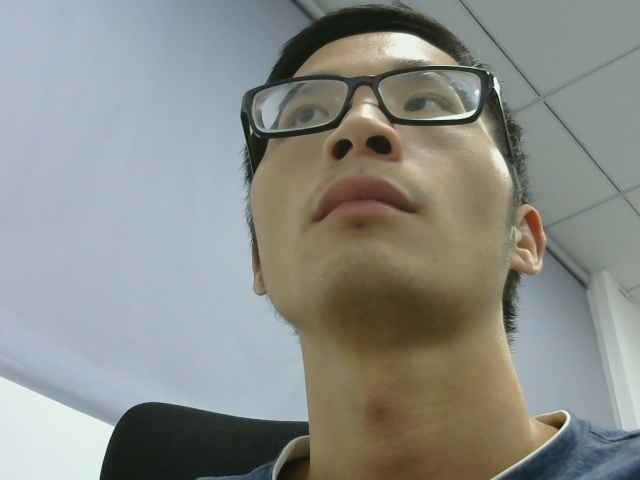
#> input picture img6x6_finetune_laptop_add/15664739878689138_blockid_0.jpg, 640 x 480 px
$ python -i Hit_itraker.py   (imports and definitions only)   (older library calls are emulated)
#> lines starting #> are read from the running program, lines starting #| are printed output that depends on the picture
### interface.py
#!/usr/bin/env python
# -*- coding: utf-8 -*-
# @Time    : 19-8-22 下午1:52
# @Author  : tangming
'''
说明：
    class Cal_Interface 希望有的功能：
        将屏幕分割成小方格，随机将一定数量的小方格标记出来
        当用户在注视这些小方格的时候用摄像头捕获用户图像，保存下来
        作为标定图片

    2017年10月16日：
        完成：
            1.每隔 1s 标识出一个矩形框

            2.在摄像头中捕获用户的图像，并且保存

'''
import cv2
import numpy as np
import time
import os
from Config import Config

class Cal_Interface(object):
    def __init__(self, sre_resolution=(1080, 1920, 3), cal_time=None, wait_sec=1000,
                 time_gap=200, frame_num=3, save_filename='calimg_file',
                 line_num=10, line_width=1, line_color=(255, 255, 255), blockcolor=(250, 180, 222), blockwideth=5,
                 frontalface_cascade=
                 './haarcascade_frontalface_default.xml',
                 eye_cascade='./haarcascade_eye.xml',
                 CAM_NUM=0):
        '''

        初始化函数
        :param sre_resolution: 屏幕分辨率，默认为 （1080,1920,3）
        :param cal_time: 校正点的数量
        :param wait_sec: 当点显示后延时多久开始捕捉图像
        :param time_gap:每一帧图片之间的时间间隔
        :param frame_num:每个点捕捉的图像帧数
        :param line_num:  图像画的横、竖线个数
        :param line_width:  线宽
        :param line_color:  线的颜色
        :param blockcolor:  矩形框的颜色
        :param blockwideth:  矩形框的宽度
        :param frontalface_cascade:  用于脸部识别的文件地址
        :param eye_cascade:  用于眼部识别的文件地址
        :param CAM_NUM:  默认摄像头为 0
        '''
        # 默认分辨率为 （1080,1920）
        self.img_res=sre_resolution
        # 默认摄像头为 0
        self.CAM_NUM=CAM_NUM
        # 保存文件夹位置
        if not os.path.exists(save_filename):
            os.mkdir(save_filename)
            print('Create image file:{}'.format(save_filename))
        self.save_filename=save_filename
        # 校正点的个数
        if cal_time is None:
            self.caltime=line_num*line_num
        else:
            self.caltime=cal_time
        # 延时多久开始捕捉图像
        self.wait_sec=wait_sec
        # 每一帧图片之间的时间间隔
        self.time_gap=time_gap
        # 每个点捕捉的图像帧数
        self.framenum=frame_num-1
        # 保存画线的参数
        self.line_num=line_num  #线的数量
        self.line_width=line_width  #线宽
        self.line_color=line_color  #线颜色
        # 保存方框格参数
        self.blockwideth=blockwideth  #线宽
        self.blockcolor=blockcolor  #线颜色


        # OpenCV脸部识别文件
        self.face_cascade=cv2.CascadeClassifier('haarcascade_frontalface_default.xml')# frontalface_cascade
        self.eye_cascade=cv2.CascadeClassifier('haarcascade_eye.xml')#eye_cascade


    # [327 lines left out: functions display_grid, drawline, drawblock, cal, GetUserImage, cameracheck and 7 more, not called in this run]
# [10 lines that do not run on import are left out]

### Hit_itraker.py
#!/usr/bin/env python
# -*- coding: utf-8 -*-
# @Time    : 19-8-22 下午1:52
# @Author  : tangming
'''
2018年5月8日09:42:50
说明：加载训练好的模型，进行前向的推断,主要特点
    1.可以对新环境进行重新的标定，也就是在新环境下得到小批量训练图片，fine-tune预训练模型
    2.
'''

import pickle
import tensorflow as tf
import numpy as np
import matplotlib.pyplot as plt
import cv2
from cumt_variant_fc import densenet
import interface
import os
import time
import warnings
from SignalCorps import signalcorps,signalcorps_localtest
from Config import Config
# [1 line not run here, left out]

class Hit_traker():
    '''
    Dense166类，主要功能为建立模型，加载模型，微调模型
    EXAMPLE：
        model_dense166=Hi t_traker()
        model_dense166.buildAll()
        model_dense166.finetuneNetwork(data,label)
    '''
    # [122 lines left out: functions __init__, _adddPlaceholder, _buildNetwork, _addTrainer, get_l2loss, initmodel and 1 more, not called in this run]

class Hit_helper():
    '''
    获取标定图片，预处理，并且截取出眼部图像
    '''
    def __init__(self):
        self.interface_block=int(Config.OUTPUTCLASS**0.5)
        self.data_helper=interface.Cal_Interface(line_num=self.interface_block,
                                            save_filename=Config.imagefile,
                                            wait_sec=1000,frame_num=20,time_gap=300,
                                            CAM_NUM=Config.CAM_NUM,
                                            sre_resolution=(Config.SRC_H,Config.SRC_W,3),
                                            frontalface_cascade=Config.frontalface_cascade,
                                            eye_cascade=Config.eye_cascade)
        self.face_cascade=cv2.CascadeClassifier('./haarcascade_frontalface_default.xml')# frontalface_cascade
        self.eye_cascade=cv2.CascadeClassifier('./haarcascade_eye.xml')#eye_cascade
    # [12 lines left out: functions star_cal, process_data, not called in this run]
    def geteyeimg(self,img):
        gray = cv2.cvtColor(img, cv2.COLOR_BGR2GRAY)
        faces = self.face_cascade.detectMultiScale(gray, 1.3,5)
        if len(faces) !=1:

            return None
        for (x,y,w,h) in faces:
            cv2.rectangle(img,(x,y),(x+w,y+h),(255,0,0),2)
            roi_gray = gray[y:y+h, x:x+w]
            roi_color = img[y:y+h, x:x+w]
            #检测视频中脸部的眼睛，并用vector保存眼睛的坐标、大小（用矩形表示）
            eyes = self.eye_cascade.detectMultiScale(roi_gray,scaleFactor=1.2, minNeighbors=7, minSize=(29, 29),
                                                     flags=cv2.CASCADE_SCALE_IMAGE)
            #眼睛检测 ,对于识别比较差的情况舍弃
            if len(eyes)!=2:
                return None
            if eyes[0][0]>eyes[1][0]:
                ex=eyes[1][0]
                W=eyes[0][0]-eyes[1][0]+eyes[0][2]
            else:
                ex=eyes[0][0]
                W=eyes[1][0]-eyes[0][0]+eyes[1][2]

            if eyes[0][1]>eyes[1][1]:
                ey=eyes[1][1]
                H=eyes[0][1]-eyes[1][1]+eyes[0][3]
            else:
                ey=eyes[0][1]
                H=eyes[1][1]-eyes[0][1]+eyes[1][3]

        return roi_color[ey+10:ey+H-2,ex-10:ex+W+10] if roi_color is not None else None

    # [531 lines left out: functions predict_RUNTEST, predict_RUN, predict_RUN_DIRECTION, drawline, drawblock, Mode_PickPlace and 5 more, not called in this run]
# [15 lines not run here, left out]

>>> import cv2
>>> picture = cv2.imread('img6x6_finetune_laptop_add/15664739878689138_blockid_0.jpg')
#> picture is the input picture: shape (480, 640, 3); mean B, G, R 136, 141.1, 138.7
>>> result = Hit_helper().geteyeimg(picture)
#> in geteyeimg, `gray = cv2.cvtColor(img, cv2.COLOR_BGR2GRAY)`:
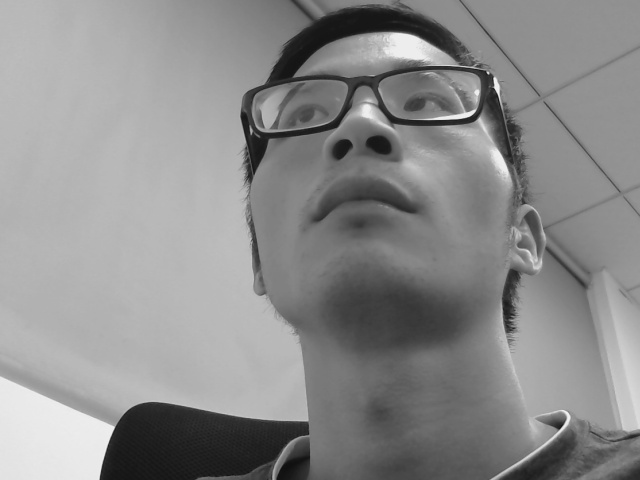
#> gray: shape (480, 640); min 14, max 243, mean 139.8
#> in geteyeimg, `faces = self.face_cascade.detectMultiScale(gray, 1.3,5)`: faces = ()
